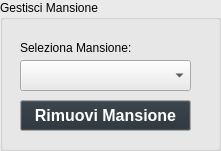
     <widget class="QGroupBox" name="groupBox_13">
      <property name="geometry">
       <rect>
        <x>30</x>
        <y>70</y>
        <width>221</width>
        <height>151</height>
       </rect>
      </property>
      <property name="palette">
       <palette>
        <active>
         <colorrole role="WindowText">
          <brush brushstyle="SolidPattern">
           <color alpha="255">
            <red>0</red>
            <green>0</green>
            <blue>0</blue>
           </color>
          </brush>
         </colorrole>
         <colorrole role="Button">
          <brush brushstyle="SolidPattern">
           <color alpha="255">
            <red>234</red>
            <green>234</green>
            <blue>234</blue>
           </color>
          </brush>
         </colorrole>
         <colorrole role="Light">
          <brush brushstyle="SolidPattern">
           <color alpha="255">
            <red>255</red>
            <green>255</green>
            <blue>255</blue>
           </color>
          </brush>
         </colorrole>
         <colorrole role="Midlight">
          <brush brushstyle="SolidPattern">
           <color alpha="255">
            <red>244</red>
            <green>244</green>
            <blue>244</blue>
           </color>
          </brush>
         </colorrole>
         <colorrole role="Dark">
          <brush brushstyle="SolidPattern">
           <color alpha="255">
            <red>117</red>
            <green>117</green>
            <blue>117</blue>
           </color>
          </brush>
         </colorrole>
         <colorrole role="Mid">
          <brush brushstyle="SolidPattern">
           <color alpha="255">
            <red>156</red>
            <green>156</green>
            <blue>156</blue>
           </color>
          </brush>
         </colorrole>
         <colorrole role="Text">
          <brush brushstyle="SolidPattern">
           <color alpha="255">
            <red>0</red>
            <green>0</green>
            <blue>0</blue>
           </color>
          </brush>
         </colorrole>
         <colorrole role="BrightText">
          <brush brushstyle="SolidPattern">
           <color alpha="255">
            <red>255</red>
            <green>255</green>
            <blue>255</blue>
           </color>
          </brush>
         </colorrole>
         <colorrole role="ButtonText">
          <brush brushstyle="SolidPattern">
           <color alpha="255">
            <red>0</red>
            <green>0</green>
            <blue>0</blue>
           </color>
          </brush>
         </colorrole>
         <colorrole role="Base">
          <brush brushstyle="SolidPattern">
           <color alpha="255">
            <red>255</red>
            <green>255</green>
            <blue>255</blue>
           </color>
          </brush>
         </colorrole>
         <colorrole role="Window">
          <brush brushstyle="SolidPattern">
           <color alpha="255">
            <red>234</red>
            <green>234</green>
            <blue>234</blue>
           </color>
          </brush>
         </colorrole>
         <colorrole role="Shadow">
          <brush brushstyle="SolidPattern">
           <color alpha="255">
            <red>0</red>
            <green>0</green>
            <blue>0</blue>
           </color>
          </brush>
         </colorrole>
         <colorrole role="AlternateBase">
          <brush brushstyle="SolidPattern">
           <color alpha="255">
            <red>244</red>
            <green>244</green>
            <blue>244</blue>
           </color>
          </brush>
         </colorrole>
         <colorrole role="ToolTipBase">
          <brush brushstyle="SolidPattern">
           <color alpha="255">
            <red>255</red>
            <green>255</green>
            <blue>220</blue>
           </color>
          </brush>
         </colorrole>
         <colorrole role="ToolTipText">
          <brush brushstyle="SolidPattern">
           <color alpha="255">
            <red>0</red>
            <green>0</green>
            <blue>0</blue>
           </color>
          </brush>
         </colorrole>
         <colorrole role="PlaceholderText">
          <brush brushstyle="SolidPattern">
           <color alpha="127">
            <red>0</red>
            <green>0</green>
            <blue>0</blue>
           </color>
          </brush>
         </colorrole>
         <colorrole role="Accent">
          <brush brushstyle="SolidPattern">
           <color alpha="255">
            <red>255</red>
            <green>255</green>
            <blue>255</blue>
           </color>
          </brush>
         </colorrole>
        </active>
        <inactive>
         <colorrole role="WindowText">
          <brush brushstyle="SolidPattern">
           <color alpha="255">
            <red>0</red>
            <green>0</green>
            <blue>0</blue>
           </color>
          </brush>
         </colorrole>
         <colorrole role="Button">
          <brush brushstyle="SolidPattern">
           <color alpha="255">
            <red>234</red>
            <green>234</green>
            <blue>234</blue>
           </color>
          </brush>
         </colorrole>
         <colorrole role="Light">
          <brush brushstyle="SolidPattern">
           <color alpha="255">
            <red>255</red>
            <green>255</green>
            <blue>255</blue>
           </color>
          </brush>
         </colorrole>
         <colorrole role="Midlight">
          <brush brushstyle="SolidPattern">
           <color alpha="255">
            <red>244</red>
            <green>244</green>
            <blue>244</blue>
           </color>
          </brush>
         </colorrole>
         <colorrole role="Dark">
          <brush brushstyle="SolidPattern">
           <color alpha="255">
            <red>117</red>
            <green>117</green>
            <blue>117</blue>
           </color>
          </brush>
         </colorrole>
         <colorrole role="Mid">
          <brush brushstyle="SolidPattern">
           <color alpha="255">
            <red>156</red>
            <green>156</green>
            <blue>156</blue>
           </color>
          </brush>
         </colorrole>
         <colorrole role="Text">
          <brush brushstyle="SolidPattern">
           <color alpha="255">
            <red>0</red>
            <green>0</green>
            <blue>0</blue>
           </color>
          </brush>
         </colorrole>
         <colorrole role="BrightText">
          <brush brushstyle="SolidPattern">
           <color alpha="255">
            <red>255</red>
            <green>255</green>
            <blue>255</blue>
           </color>
          </brush>
         </colorrole>
         <colorrole role="ButtonText">
          <brush brushstyle="SolidPattern">
           <color alpha="255">
            <red>0</red>
            <green>0</green>
            <blue>0</blue>
           </color>
          </brush>
         </colorrole>
         <colorrole role="Base">
          <brush brushstyle="SolidPattern">
           <color alpha="255">
            <red>255</red>
            <green>255</green>
            <blue>255</blue>
           </color>
          </brush>
         </colorrole>
         <colorrole role="Window">
          <brush brushstyle="SolidPattern">
           <color alpha="255">
            <red>234</red>
            <green>234</green>
            <blue>234</blue>
           </color>
          </brush>
         </colorrole>
         <colorrole role="Shadow">
          <brush brushstyle="SolidPattern">
           <color alpha="255">
            <red>0</red>
            <green>0</green>
            <blue>0</blue>
           </color>
          </brush>
         </colorrole>
         <colorrole role="AlternateBase">
          <brush brushstyle="SolidPattern">
           <color alpha="255">
            <red>244</red>
            <green>244</green>
            <blue>244</blue>
           </color>
          </brush>
         </colorrole>
         <colorrole role="ToolTipBase">
          <brush brushstyle="SolidPattern">
           <color alpha="255">
            <red>255</red>
            <green>255</green>
            <blue>220</blue>
           </color>
          </brush>
         </colorrole>
         <colorrole role="ToolTipText">
          <brush brushstyle="SolidPattern">
           <color alpha="255">
            <red>0</red>
            <green>0</green>
            <blue>0</blue>
           </color>
          </brush>
         </colorrole>
         <colorrole role="PlaceholderText">
          <brush brushstyle="SolidPattern">
           <color alpha="127">
            <red>0</red>
            <green>0</green>
            <blue>0</blue>
           </color>
          </brush>
         </colorrole>
         <colorrole role="Accent">
          <brush brushstyle="SolidPattern">
           <color alpha="255">
            <red>255</red>
            <green>255</green>
            <blue>255</blue>
           </color>
          </brush>
         </colorrole>
        </inactive>
        <disabled>
         <colorrole role="WindowText">
          <brush brushstyle="SolidPattern">
           <color alpha="255">
            <red>117</red>
            <green>117</green>
            <blue>117</blue>
           </color>
          </brush>
         </colorrole>
         <colorrole role="Button">
          <brush brushstyle="SolidPattern">
           <color alpha="255">
            <red>234</red>
            <green>234</green>
            <blue>234</blue>
           </color>
          </brush>
         </colorrole>
         <colorrole role="Light">
          <brush brushstyle="SolidPattern">
           <color alpha="255">
            <red>255</red>
            <green>255</green>
            <blue>255</blue>
           </color>
          </brush>
         </colorrole>
         <colorrole role="Midlight">
          <brush brushstyle="SolidPattern">
           <color alpha="255">
            <red>244</red>
            <green>244</green>
            <blue>244</blue>
           </color>
          </brush>
         </colorrole>
         <colorrole role="Dark">
          <brush brushstyle="SolidPattern">
           <color alpha="255">
            <red>117</red>
            <green>117</green>
            <blue>117</blue>
           </color>
          </brush>
         </colorrole>
         <colorrole role="Mid">
          <brush brushstyle="SolidPattern">
           <color alpha="255">
            <red>156</red>
            <green>156</green>
            <blue>156</blue>
           </color>
          </brush>
         </colorrole>
         <colorrole role="Text">
          <brush brushstyle="SolidPattern">
           <color alpha="255">
            <red>117</red>
            <green>117</green>
            <blue>117</blue>
           </color>
          </brush>
         </colorrole>
         <colorrole role="BrightText">
          <brush brushstyle="SolidPattern">
           <color alpha="255">
            <red>255</red>
            <green>255</green>
            <blue>255</blue>
           </color>
          </brush>
         </colorrole>
         <colorrole role="ButtonText">
          <brush brushstyle="SolidPattern">
           <color alpha="255">
            <red>117</red>
            <green>117</green>
            <blue>117</blue>
           </color>
          </brush>
         </colorrole>
         <colorrole role="Base">
          <brush brushstyle="SolidPattern">
           <color alpha="255">
            <red>234</red>
            <green>234</green>
            <blue>234</blue>
           </color>
          </brush>
         </colorrole>
         <colorrole role="Window">
          <brush brushstyle="SolidPattern">
           <color alpha="255">
            <red>234</red>
            <green>234</green>
            <blue>234</blue>
           </color>
          </brush>
         </colorrole>
         <colorrole role="Shadow">
          <brush brushstyle="SolidPattern">
           <color alpha="255">
            <red>0</red>
            <green>0</green>
            <blue>0</blue>
           </color>
          </brush>
         </colorrole>
         <colorrole role="AlternateBase">
          <brush brushstyle="SolidPattern">
           <color alpha="255">
            <red>234</red>
            <green>234</green>
            <blue>234</blue>
           </color>
          </brush>
         </colorrole>
         <colorrole role="ToolTipBase">
          <brush brushstyle="SolidPattern">
           <color alpha="255">
            <red>255</red>
            <green>255</green>
            <blue>220</blue>
           </color>
          </brush>
         </colorrole>
         <colorrole role="ToolTipText">
          <brush brushstyle="SolidPattern">
           <color alpha="255">
            <red>0</red>
            <green>0</green>
            <blue>0</blue>
           </color>
          </brush>
         </colorrole>
         <colorrole role="PlaceholderText">
          <brush brushstyle="SolidPattern">
           <color alpha="127">
            <red>117</red>
            <green>117</green>
            <blue>117</blue>
           </color>
          </brush>
         </colorrole>
         <colorrole role="Accent">
          <brush brushstyle="SolidPattern">
           <color alpha="255">
            <red>255</red>
            <green>255</green>
            <blue>255</blue>
           </color>
          </brush>
         </colorrole>
        </disabled>
       </palette>
      </property>
      <property name="autoFillBackground">
       <bool>true</bool>
      </property>
      <property name="title">
       <string>Gestisci Mansione</string>
      </property>
      <property name="flat">
       <bool>true</bool>
      </property>
      <widget class="QLabel" name="label_31">
       <property name="geometry">
        <rect>
         <x>20</x>
         <y>40</y>
         <width>121</width>
         <height>16</height>
        </rect>
       </property>
       <property name="text">
        <string>Seleziona Mansione:</string>
       </property>
      </widget>
      <widget class="QComboBox" name="cmbSelezionaMans">
       <property name="geometry">
        <rect>
         <x>20</x>
         <y>60</y>
         <width>171</width>
         <height>31</height>
        </rect>
       </property>
       <property name="palette">
        <palette>
         <active>
          <colorrole role="Base">
           <brush brushstyle="SolidPattern">
            <color alpha="255">
             <red>255</red>
             <green>255</green>
             <blue>255</blue>
            </color>
           </brush>
          </colorrole>
         </active>
         <inactive>
          <colorrole role="Base">
           <brush brushstyle="SolidPattern">
            <color alpha="255">
             <red>255</red>
             <green>255</green>
             <blue>255</blue>
            </color>
           </brush>
          </colorrole>
         </inactive>
         <disabled/>
        </palette>
       </property>
       <property name="autoFillBackground">
        <bool>true</bool>
       </property>
      </widget>
      <widget class="QPushButton" name="btnRimMans">
       <property name="geometry">
        <rect>
         <x>20</x>
         <y>100</y>
         <width>171</width>
         <height>31</height>
        </rect>
       </property>
       <property name="palette">
        <palette>
         <active>
          <colorrole role="Button">
           <brush brushstyle="SolidPattern">
            <color alpha="255">
             <red>37</red>
             <green>46</green>
             <blue>53</blue>
            </color>
           </brush>
          </colorrole>
          <colorrole role="Text">
           <brush brushstyle="SolidPattern">
            <color alpha="255">
             <red>255</red>
             <green>255</green>
             <blue>255</blue>
            </color>
           </brush>
          </colorrole>
          <colorrole role="ButtonText">
           <brush brushstyle="SolidPattern">
            <color alpha="255">
             <red>255</red>
             <green>255</green>
             <blue>255</blue>
            </color>
           </brush>
          </colorrole>
         </active>
         <inactive>
          <colorrole role="Button">
           <brush brushstyle="SolidPattern">
            <color alpha="255">
             <red>37</red>
             <green>46</green>
             <blue>53</blue>
            </color>
           </brush>
          </colorrole>
          <colorrole role="Text">
           <brush brushstyle="SolidPattern">
            <color alpha="255">
             <red>255</red>
             <green>255</green>
             <blue>255</blue>
            </color>
           </brush>
          </colorrole>
          <colorrole role="ButtonText">
           <brush brushstyle="SolidPattern">
            <color alpha="255">
             <red>255</red>
             <green>255</green>
             <blue>255</blue>
            </color>
           </brush>
          </colorrole>
         </inactive>
         <disabled>
          <colorrole role="Button">
           <brush brushstyle="SolidPattern">
            <color alpha="255">
             <red>37</red>
             <green>46</green>
             <blue>53</blue>
            </color>
           </brush>
          </colorrole>
         </disabled>
        </palette>
       </property>
       <property name="font">
        <font>
         <family>Arial</family>
         <pointsize>12</pointsize>
         <bold>true</bold>
        </font>
       </property>
       <property name="text">
        <string>Rimuovi Mansione</string>
       </property>
      </widget>
     </widget>
